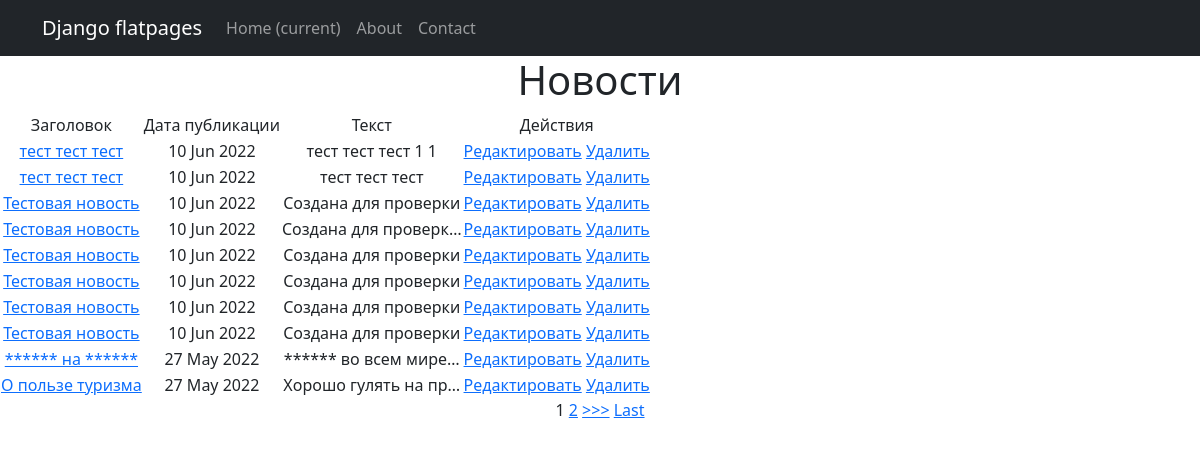
Page /news/ on the committed database.
### news/models.py (models this page shows, shortened)
class Post(models.Model):
    article = 'ar'
    news = 'nw'
    TYPE_CHOISES = ((article, 'Статья'), (news, 'Новости'))
    author = models.ForeignKey(Author, on_delete=models.CASCADE)
    type = models.CharField(max_length=9, choices=TYPE_CHOISES, default= article)
    category = models.ManyToManyField(Category, through='PostCategory')
    creation_date = models.DateTimeField(auto_now_add=True)
    heading = models.CharField(max_length=255)
    content = models.TextField()
    rating = models.IntegerField(default=0)

### news/views.py (the view, shortened to what this page needs)
# urls.py: path('', PostList.as_view()),
class PostList(ListView):
    model = Post
    ordering = 'creation_date'
    template_name = 'post_list.html'
    context_object_name = 'posts'
    ordering = '-creation_date'
    paginate_by = 10
    form_class = PostForm
    def get_context_data(self, **kwargs):
        context = super().get_context_data(**kwargs)
        context['filter'] = PostFilter(self.request.GET, queryset=self.get_queryset())
        context['form'] = PostForm
        return context

### news/templatetags/custom_filters.py (called while the page is built)
@register.filter()
def censor(message: str):
    VARIANTS = ['погода', 'завтра']
    low_message = message.lower()
    for s_word in VARIANTS:
        res = [i for i in range(len(low_message)) if low_message.startswith(s_word, i)]
        for j in res:
            message = message[:j]+('*' * len(s_word))+message[j+len(s_word):]
    return message

### templates/post_list.html (shortened to what this page needs)
{% extends 'flatpages/default.html' %}
{% load custom_filters %}
{% block content %}
<h1>Новости</h1>
    {% if posts %}
    <table>
           <tr>
               <td>Заголовок</td>
               <td>Дата публикации</td>
               <td>Текст</td>
               <td>Действия</td>
           </tr>
            {%for post in posts%}
                <tr>
                    <td>
                        <a href="{{post.id}}">{{post.heading|censor}}</a>
                    </td>
                    <td>{{post.creation_date|date:'d M Y'}}</td>
                    <td>{{post.content|truncatechars:20|censor}}</td>
                    <td>
                        <a href="{{post.id}}/edit"<u>Редактировать</u></a>
                        <a href="{{post.id}}/delete"<u>Удалить</u></a>
                    </td>
                </tr>
            {% endfor %}
    </table>
    {% else %}
       <h2>Новостей нет!</h2>
    {% endif %}
    {% if is_paginated %}
    {% for num in page_obj.paginator.page_range %}
        {% if page_obj.number == num %}
            <a>{{ num }}</a>
        {% elif num > page_obj.number|add:'-3' and num < page_obj.number|add:'3' %}
            <a href="?page={{ num }}">{{ num }}</a>
        {% endif %}
    {% endfor %}
    {% if page_obj.has_next %}
        <a href="?page={{ page_obj.next_page_number }}">>>></a>
        <a href="?page={{ page_obj.paginator.num_pages }}">Last</a>
    {% endif %}
{% endif %}
{% endblock content %}

### rows in the picture
Post: heading|censor "тест тест тест", creation_date "10 Jun 2022", content|censor "тест тест тест 1 1"
Post: heading|censor "тест тест тест", creation_date "10 Jun 2022", content|censor "тест тест тест"
Post: heading|censor "Тестовая новость", creation_date "10 Jun 2022", content|censor "Создана для проверки"
Post: heading|censor "Тестовая новость", creation_date "10 Jun 2022", content|censor "Создана для проверк…"
Post: heading|censor "Тестовая новость", creation_date "10 Jun 2022", content|censor "Создана для проверки"
Post: heading|censor "Тестовая новость", creation_date "10 Jun 2022", content|censor "Создана для проверки"
Post: heading|censor "Тестовая новость", creation_date "10 Jun 2022", content|censor "Создана для проверки"
Post: heading|censor "Тестовая новость", creation_date "10 Jun 2022", content|censor "Создана для проверки"
Post: heading|censor "****** на ******", creation_date "27 May 2022", content|censor "****** во всем мире…"
Post: heading|censor "О пользе туризма", creation_date "27 May 2022", content|censor "Хорошо гулять на пр…"

### other values in the picture
{{ num }} "1"
{{ num }} "2"
